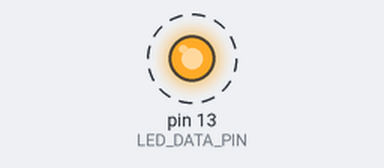
This sketch was run on a simulated Arduino Leonardo, built with avr-gcc and run on an emulated ATmega32U4. On the bench: output pins drawn as LEDs (lit = HIGH). Dashed ring = blinking. Pins used as bus, display or sensor lines are not drawn; what the sketch prints to the serial monitor is not drawn.

Above: at 0.05 s.
Timing chart, 0 to 3.0 s (numbered marks = the images above):
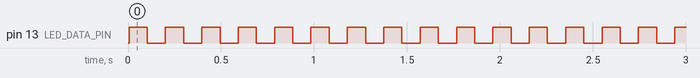

The sketch:

arduino_msb.ino
```cpp
#define SCOPE_TRIGGER_PIN 2
#define LED_DATA_PIN LED_BUILTIN

unsigned long microS;
unsigned long last_request = 0;       // µS
int poll_delay = 6000;                // µS
int idle_line_timeout = 560;          // µS
unsigned char address = 0x0F;
unsigned char response_byte;
unsigned char response_class;
signed char response_index = -1;
signed short int response_data;
float response_values[16] = {0, 0, 0, 0, 0, 0, 0, 0, 0, 0, 0, 0, 0, 0, 0, 0};
float resolutions[16] = {1, 0.1, 0.1, 0.1, 0.1, 1, 0.1, 0.1, 1, 1, 1, 1, 1, 0.1, 1, 1};
bool led_data_state;

void setup() {
  Serial.begin(115200);
  Serial1.begin(38400);
  pinMode(SCOPE_TRIGGER_PIN, OUTPUT);
  pinMode(LED_DATA_PIN, OUTPUT);
}

void loop() {
  microS = micros();
  // https://www.norwegiancreations.com/2018/10/arduino-tutorial-avoiding-the-overflow-issue-when-using-millis-and-micros/
  if ((unsigned long)(poll_delay < microS - last_request)) {
    last_request = microS;
    digitalWrite(SCOPE_TRIGGER_PIN, LOW);
    address++;
    if (0x0F < address) {
      address = 0;
    }
    Serial1.write(address);
    response_index = 0;
    response_data = 0;
    if (0 == address) {
      for (int i=0; i<16; i++) {
        if (-1 < response_values[i]) {
          led_data_state = !led_data_state;
          digitalWrite(LED_DATA_PIN, led_data_state);
          for (int n=0; n<16; n++) {
            Serial.print(response_values[n]);
            Serial.print("\t");
          }
          Serial.println("");
          break;
        }
      }
    }
  }
  if ((unsigned long)(idle_line_timeout < microS - last_request)) {
    digitalWrite(SCOPE_TRIGGER_PIN, (2 == address));
    while (Serial1.available() && (response_index < 5)) {
      response_byte = Serial1.read();
      if (0 == response_index) {
        response_class = response_byte & 0xF;
      } else if (1 == response_index) {
        response_data = response_byte >> 1;
      } else if (2 == response_index) {
        response_data = ((signed short int)(response_byte << 7)) | response_data;
      }
      if ((response_byte != address) || (0 < response_index)) {
        response_index++;
      }
    }
    if (3 == response_index) {
      response_values[address] = ((float)response_data) * resolutions[response_class];
      digitalWrite(SCOPE_TRIGGER_PIN, LOW);
    } else {
      response_values[address] = -1;
    }
  }
}
```

Measured:
- by itself, pin 13 (LED_DATA_PIN): alternates HIGH for 0.10 s and LOW for 0.10 s
